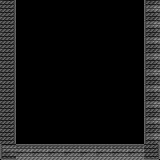

Rendered tile map (Tiled .tmx) drawn with the repository's tilesets; below, a short description and the full map source, tile grids included:
An orthogonal 10x10 tile map with 16x16 px tiles, 1 tile layer (Main).

<map version="1.4" tiledversion="1.4.3" orientation="orthogonal" renderorder="right-down" width="10" height="10" tilewidth="16" tileheight="16" infinite="0" nextlayerid="2" nextobjectid="1">
 <editorsettings>
  <export target="untitled.json" format="json" />
 </editorsettings>
 <properties>
  <property name="Collidable" type="bool" value="true" />
  <property name="Group" value="ground" />
 </properties>
 <tileset firstgid="1" name="Twin-Tilemap" tilewidth="16" tileheight="16" tilecount="128" columns="16">
  <image source="Twin-Tilemap.png" width="256" height="128" />
 </tileset>
 <layer id="1" name="Main" width="10" height="10">
  <properties>
   <property name="Collidable" type="bool" value="true" />
  </properties>
  <data encoding="csv">
21,0,0,0,0,0,0,0,0,19,
21,0,0,0,0,0,0,0,0,19,
21,0,0,0,0,0,0,0,0,19,
21,0,0,0,0,0,0,0,0,19,
21,0,0,0,0,0,0,0,0,19,
21,0,0,0,0,0,0,0,0,19,
21,0,0,0,0,0,0,0,0,19,
21,0,0,0,0,0,0,0,0,19,
21,0,0,0,0,0,0,0,0,19,
35,4,4,4,4,4,4,4,4,37
</data>
 </layer>
</map>